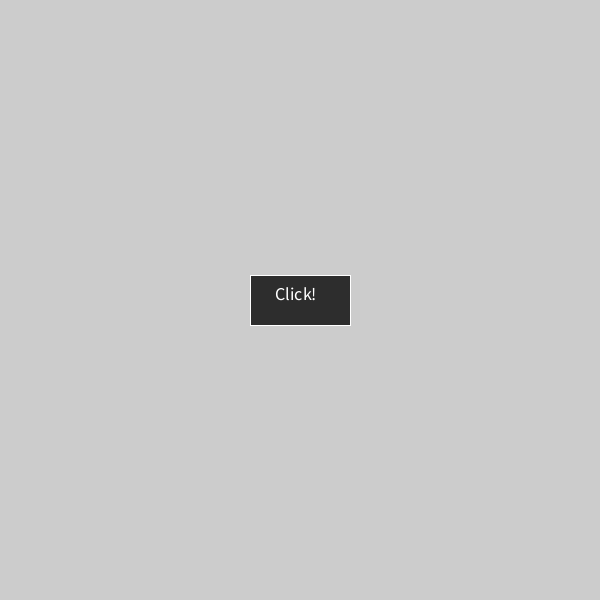
Frame 1 (no input)
Frame 60 (the mouse pressed at the canvas centre just before this capture): identical to frame 1, image omitted
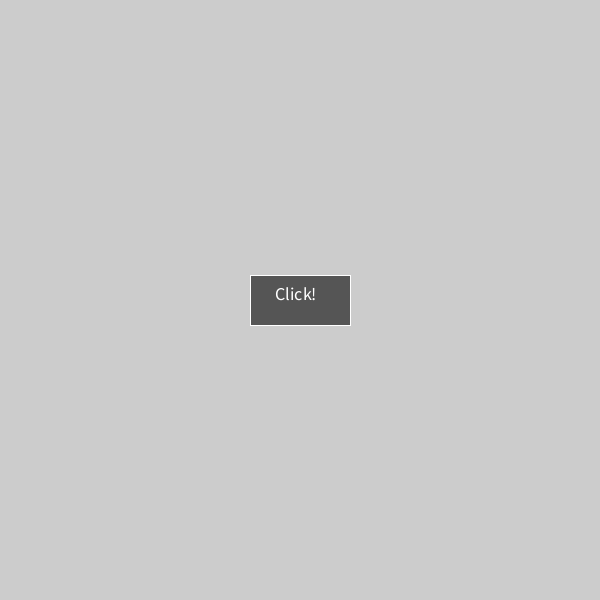
Frame 120 (the mouse held since frame 60 and released just before this capture)

The Processing sketch that drew these frames (run headless with seeded random() and noise(); from frame 60 on, the mouse is pressed at the canvas centre):

// Processing sketch: Waves_Of_Music
// ── Waves_Of_Music.pde
Button miBoton;
void setup(){
  size(600,600);
  surface.setTitle("Waves of Music");
  /*
  Pantalla completa opcional
  fullScreen();
  */
  miBoton = new Button("Click!",50,100,300,300);
  miBoton.setColor(45,45,45);
  miBoton.setHighlightColor(85,85,85);
}
void draw(){
  miBoton.update();
  miBoton.onClick();
}


// ── Button.pde
class Button{
  private int _length;
  private int _height;
  private float xCoord;
  private float yCoord;
  private color buttonColor;
  private color buttonHightlightColor;
  private boolean buttonOver = false;
  private String textButton;
  
  /*
  Constructor por defecto, se coloca un boton al centro de la ventana
  */
  public Button(){
    this("Default",100,200,width/2,height/2);
  }
  
  /*
  Argumentos: Altura,longitud,coordenada en X, coordenada en Y
  */
  public Button(String txtButton,int _height,int _length,float xCoord,float yCoord){
    this._length = _length;
    this._height = _height;
    this.xCoord = xCoord - this._length/2;
    this.yCoord = yCoord - this._height/2;
    this.textButton  = txtButton;    
  }
  
  /**
  Verifica para cada iteracion del ciclo draw()
  si el mouse se coloca sobre el boton:
    El boton cambia de color con efecto hover
    El puntero de mouse cambia a la mano
  */
  public void update(){
     buttonOver = overButton(); 
     if(buttonOver){
       fill(buttonHightlightColor);
       cursor(HAND);
     }
     else{
       fill(buttonColor);
       cursor(ARROW);
     } 
     stroke(255);
     rect(this.xCoord,this.yCoord,this._length,this._height);
     fill(255,255,255);
     textSize(18);
     text(this.textButton,this.xCoord+ this._length/4,this.yCoord+this._height/4,this._length,this._height);
  }
  
  /**
  Funciones de configuracion, coloca color en el boton
  y coloca color en boton con efecto hover
  */
  public void setColor(int r,int g,int b){
    this.buttonColor = color(r,g,b);
  }
  
  public void setHighlightColor(int r,int g,int b){
    this.buttonHightlightColor = color(r,g,b);
  }
  
  /**
  Espera el evento de mouseClick para
  hacer algo
  */
  public void onClick(){
    if(mousePressed && buttonOver){
        /********
        
        HAZ ALGO
        
        *******/
        print("Adios enemigos!\n");
        //Genera un retraso para evitar errores de sincronizacion con el ciclo draw()
        delay(250);
    }
  }
  
  /**
    Si el mouse está sobre el boton
  */
  private boolean overButton(){
    if(mouseX >= this.xCoord && mouseX <= this.xCoord + this._length && 
    mouseY >= this.yCoord && mouseY <= this.yCoord + this._height){
      return true;
    }
    return false;
  }
}
